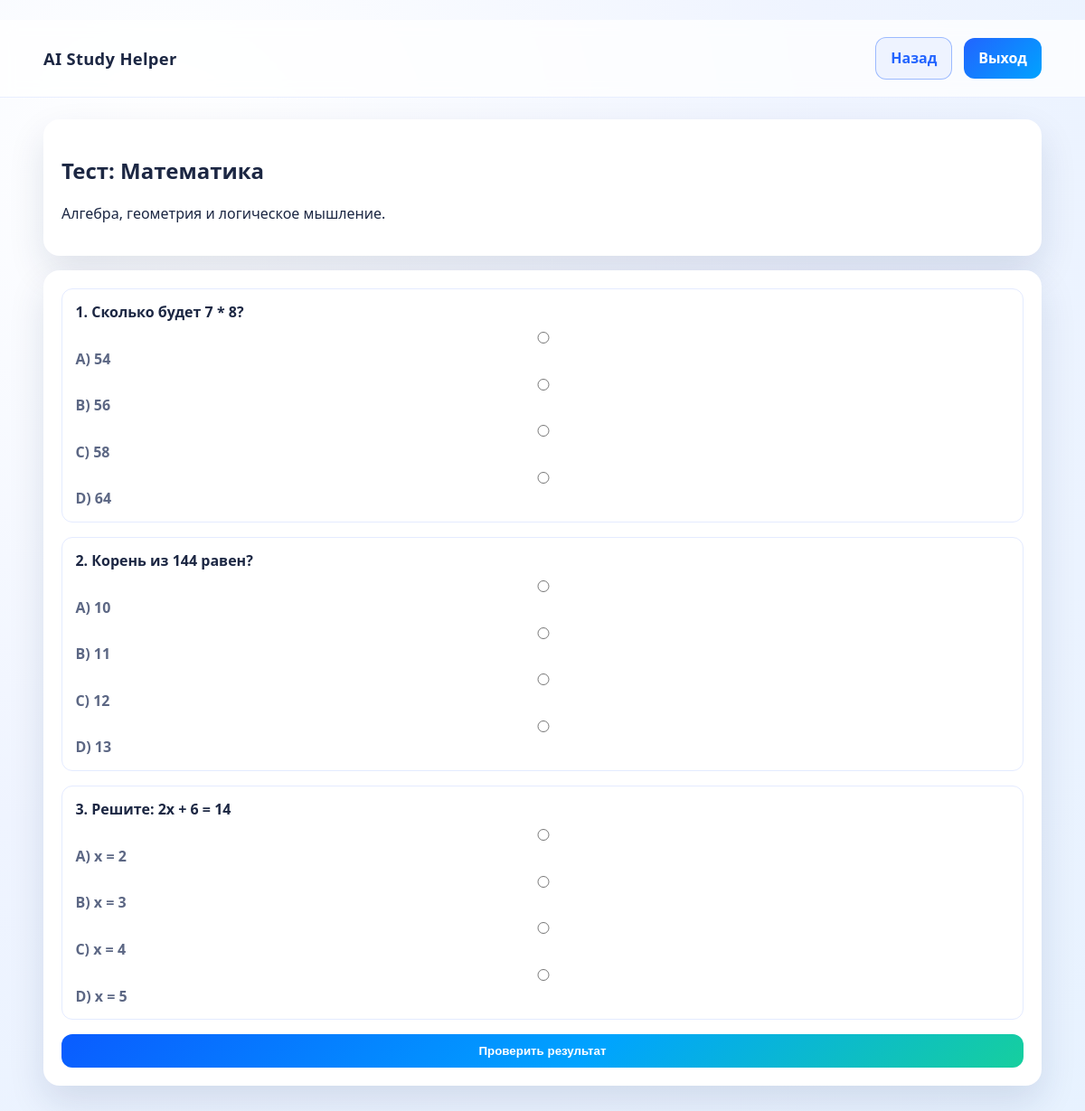
/quiz/1/ (signed in), run on the app's committed database.
### study_app/models.py (models this page shows, shortened)
class Subject(models.Model):
    name = models.CharField(max_length=100, unique=True)
    description = models.CharField(max_length=255)

class QuizQuestion(models.Model):
    subject = models.ForeignKey(Subject, on_delete=models.CASCADE, related_name='questions')
    prompt = models.CharField(max_length=255)
    option_a = models.CharField(max_length=150)
    option_b = models.CharField(max_length=150)
    option_c = models.CharField(max_length=150)
    option_d = models.CharField(max_length=150)
    correct_option = models.CharField(max_length=1, choices=[('A', 'A'), ('B', 'B'), ('C', 'C'), ('D', 'D')])

### study_app/views.py (the view)
# urls.py: path('quiz/<int:subject_id>/', views.quiz_view, name='quiz'),
@login_required
def quiz_view(request, subject_id):
    ensure_demo_data()
    subject = get_object_or_404(Subject, id=subject_id)
    questions = subject.questions.all()
    return render(
        request,
        'quiz.html',
        {
            'subject': subject,
            'questions': questions,
        },
    )

### study_app/views.py (called while the page is built, shortened)
def ensure_demo_data():
    if Subject.objects.exists():
        return

### study_app/templates/quiz.html (shortened to what this page needs)
﻿{% load static %}
<!DOCTYPE html>
<html lang="ru">
<head>
    <link rel="stylesheet" href="{% static 'style.css' %}">
</head>
<body>
    <header class="dashboard-header">
        <div class="container nav">
            <a class="brand" href="{% url 'dashboard' %}">AI Study Helper</a>
            <div class="nav-links">
                <a href="{% url 'dashboard' %}" class="btn btn-outline">Назад</a>
                <a href="{% url 'logout' %}" class="btn btn-primary">Выход</a>
            </div>
        </div>
    </header>
    <main class="container quiz-layout" id="quiz-root" data-submit-url="{% url 'submit_quiz_api' subject.id %}">
        <section class="card">
            <h1>Тест: {{ subject.name }}</h1>
            <p>{{ subject.description }}</p>
        </section>
        <form id="quiz-form" class="quiz-form card">
            {% for question in questions %}
                <article class="question-card">
                    <h3>{{ forloop.counter }}. {{ question.prompt }}</h3>
                    <label><input type="radio" name="q_{{ question.id }}" value="A"> A) {{ question.option_a }}</label>
                    <label><input type="radio" name="q_{{ question.id }}" value="B"> B) {{ question.option_b }}</label>
                    <label><input type="radio" name="q_{{ question.id }}" value="C"> C) {{ question.option_c }}</label>
                    <label><input type="radio" name="q_{{ question.id }}" value="D"> D) {{ question.option_d }}</label>
                </article>
            {% endfor %}
            <button type="submit" class="btn btn-cta">Проверить результат</button>
        </form>
    </main>
</body>
</html>

### study_app/static/style.css (style rules this page uses)
* { box-sizing: border-box; }
body { margin: 0; font-family: 'Segoe UI', Tahoma, Geneva, Verdana, sans-serif; color: var(--text); background: radial-gradient(circle at 15% 15%, #ffffff 0%, #eff4ff 50%, #e7f2ff 100%); }
.container { width: min(1120px, 92%); margin: 0 auto; }
.nav { display: flex; align-items: center; justify-content: space-between; padding: 1.2rem 0; }
.brand { font-size: 1.15rem; font-weight: 700; color: inherit; text-decoration: none; letter-spacing: 0.3px; }
.nav-links { display: flex; gap: 0.8rem; align-items: center; }
.card { background: var(--surface); border-radius: var(--radius); box-shadow: var(--shadow); padding: 1.25rem; transition: transform 0.25s ease, box-shadow 0.25s ease; }
.btn { display: inline-flex; align-items: center; justify-content: center; border-radius: 12px; border: 0; cursor: pointer; font-weight: 600; text-decoration: none; padding: 0.7rem 1rem; transition: transform 0.2s ease, filter 0.2s ease; }
.btn-primary { background: linear-gradient(135deg, var(--primary), var(--primary-2)); color: #fff; }
.btn-outline { border: 1px solid rgba(255, 255, 255, 0.62); color: #fff; background: rgba(255, 255, 255, 0.08); }
.dashboard-header .btn-outline { border-color: rgba(34, 100, 255, 0.4); color: var(--primary); background: #eef3ff; }
.btn-cta { background: linear-gradient(135deg, #0a5cff, #00a3ff 55%, #16cf9e); color: #fff; }
label { display: grid; gap: 0.35rem; font-weight: 600; color: var(--muted); }
input, textarea { border: 1px solid #d2def4; border-radius: 10px; padding: 0.65rem 0.8rem; font-size: 0.95rem; outline: none; transition: border-color 0.2s ease, box-shadow 0.2s ease; }
.dashboard-header { background: #ffffffbb; backdrop-filter: blur(8px); border-bottom: 1px solid #e8eeff; position: sticky; top: 0; z-index: 5; }
.dashboard-layout, .quiz-layout { margin: 1.5rem auto 2rem; display: grid; gap: 1rem; }
.quiz-form { display: grid; gap: 1rem; }
.question-card { border: 1px solid #e4ebff; border-radius: 12px; padding: 0.9rem; display: grid; gap: 0.5rem; }
.question-card h3 { margin: 0; font-size: 1rem; }

### data on the page
Subject: name "Математика", description "Алгебра, геометрия и логическое мышление."
QuizQuestion: prompt "Сколько будет 7 * 8?", option_a "54", option_b "56", option_c "58", option_d "64"
QuizQuestion: prompt "Корень из 144 равен?", option_a "10", option_b "11", option_c "12", option_d "13"
QuizQuestion: prompt "Решите: 2x + 6 = 14", option_a "x = 2", option_b "x = 3", option_c "x = 4", option_d "x = 5"
